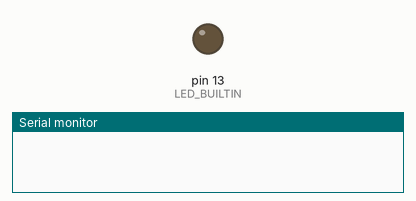
Recording of a sketch running on a simulated Arduino Uno, built with avr-gcc and run on an emulated ATmega328P. Shown: output pins drawn as LEDs (lit = HIGH), the last lines printed to the serial monitor.

Above: at 0.1 s.
At 38.8 s:
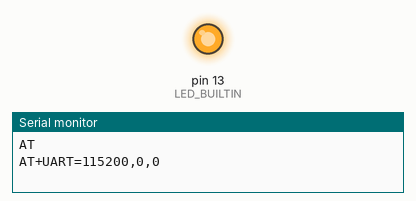
Timing chart, 0 to 40.0 s (numbered marks = the images above):
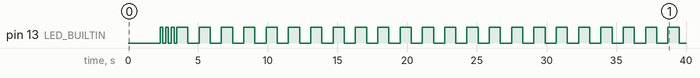

Measured:
- by itself, pin 13 (LED_BUILTIN): goes 3 × (HIGH 0.20 s, LOW 0.20 s), 22 × (HIGH 0.80 s, LOW 0.80 s), HIGH 0.80 s, then LOW

The sketch:

hc05_config.ino
```cpp
// Upload sketch nay, sau do:
//   1. Giu KEY tren HC-05
//   2. Power cycle robot (ca Arduino + HC-05)
//   3. Arduino tu dong gui AT command -> HC-05 doi baud
//   4. Den LED nhay 3 lan = xong
//   5. Upload lai robot_balance firmware
void setup() {
  pinMode(LED_BUILTIN, OUTPUT);

  Serial.begin(38400);
  delay(1500);  // cho HC-05 khoi dong xong AT mode

  Serial.print(F("AT\r\n"));         delay(300);
  Serial.print(F("AT+UART=115200,0,0\r\n")); delay(500);

  // Nhay den 3 lan = da gui xong
  for (int i = 0; i < 3; i++) {
    digitalWrite(LED_BUILTIN, HIGH); delay(200);
    digitalWrite(LED_BUILTIN, LOW);  delay(200);
  }
  // Nhay lien tuc cho biet dang cho
  while (true) {
    digitalWrite(LED_BUILTIN, HIGH); delay(800);
    digitalWrite(LED_BUILTIN, LOW);  delay(800);
  }
}
void loop() {}
```
